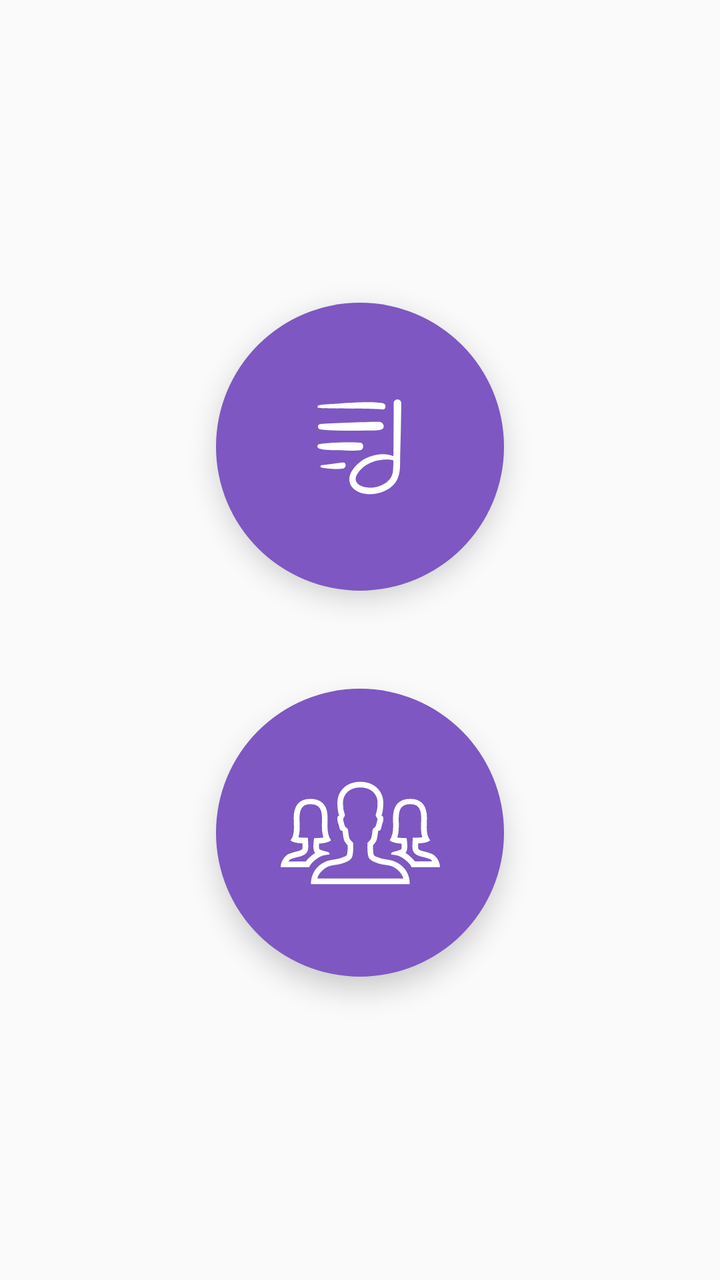
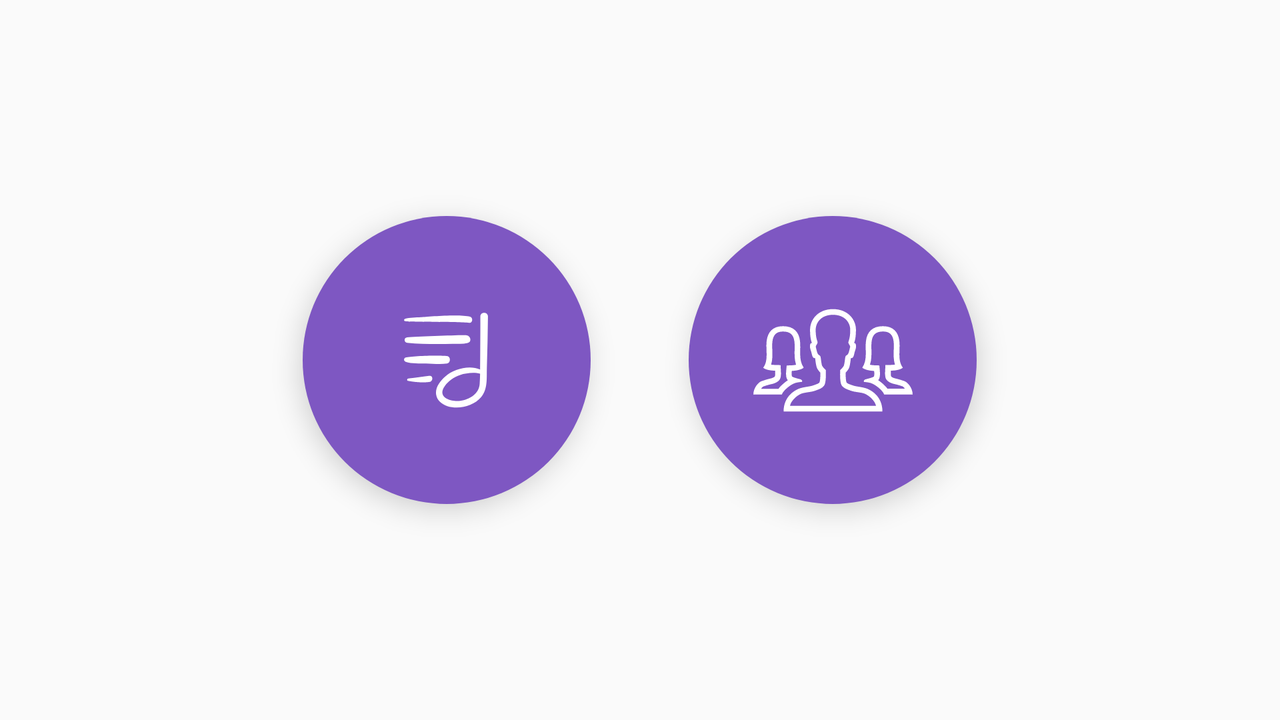

Two renders of one Android screen. The first uses the default layout on a phone; the second uses the alternative layout the repository ships for a different screen configuration, on a matching device. The two XML files are below.
<!-- AndroidManifest.xml: application theme AppTheme -->
<!-- res/layout/activity_library.xml -->
<?xml version="1.0" encoding="utf-8"?>
<RelativeLayout xmlns:android="http://schemas.android.com/apk/res/android"
    xmlns:tools="http://schemas.android.com/tools"
    android:layout_width="match_parent"
    android:layout_height="match_parent"
    tools:context="com.example.androind.myaudio.activity.LibraryActivity">

    
    <View
        android:id="@+id/anchor_view"
        android:layout_width="1dp"
        android:layout_height="1dp"
        android:layout_centerInParent="true" />

    
    <ImageButton
        android:id="@+id/songs_button"
        style="@style/LibraryButton"
        android:layout_above="@id/anchor_view"
        android:layout_centerHorizontal="true"
        android:layout_marginBottom="@dimen/library_button_center_margin"
        android:contentDescription="@string/ic_media"
        android:src="@drawable/ic_songs" />

    
    <ImageButton
        android:id="@+id/singers_button"
        style="@style/LibraryButton"
        android:layout_below="@id/anchor_view"
        android:layout_centerHorizontal="true"
        android:layout_marginTop="@dimen/library_button_center_margin"
        android:contentDescription="@string/ic_singers"
        android:src="@drawable/ic_singers" />
</RelativeLayout>
<!-- resources referenced by this layout -->
<resources>
  <dimen name="library_button_center_margin">24dp</dimen>
  <!-- drawable ic_singers: vector/xml drawable (drawable, 4088 chars, omitted) -->
  <!-- drawable ic_songs (drawable) -->
  <vector android:height="48dp" android:viewportHeight="91.0"
      android:viewportWidth="91.0" android:width="48dp" xmlns:android="http://schemas.android.com/apk/res/android">
      <path android:fillColor="#FF000000" android:pathData="M77.24,54.55c-10.52,-4.53 -25.27,-0.32 -33.22,6.68c-4.72,4.16 -9.51,10.26 -8.51,16.94c0.84,5.66 5.44,9.34 10.61,11.02c10.57,3.44 24.73,0.11 32.01,-8.46c6.49,-7.64 5.21,-18.46 5.48,-27.82c0.48,-16.23 0.88,-32.46 1.02,-48.69c0.04,-4.63 -7.23,-4.64 -7.2,0C77.5,16.24 77.28,49.77 77.24,54.55zM58.53,84.21C49.87,85.47 35.87,81.35 43.66,70.26c3.51,-4.99 8.85,-8.75 14.63,-10.57c5.48,-1.72 12.89,-2.77 18.9,-1.18c-0.06,3.26 -0.18,6.51 -0.4,9.75C76.14,77.72 67.11,82.95 58.53,84.21z"/>
      <path android:fillColor="#FF000000" android:pathData="M8.87,65.29c6.45,1.21 13.68,1.82 20.22,1.05c3.72,-0.44 3.74,-6.34 0,-5.87c-6.65,0.82 -13.23,1.89 -19.91,2.55C7.99,63.14 7.49,65.03 8.87,65.29z"/>
      <path android:fillColor="#FF000000" android:pathData="M6.62,47.22c5.95,1.94 13.23,1.41 19.45,1.58c6.48,0.19 13.48,1.05 19.88,0.03c3.47,-0.56 3.54,-6.59 0,-7.08c-6.44,-0.89 -33.31,-0.33 -39.33,1.43C4.58,43.77 4.67,46.58 6.62,47.22z"/>
      <path android:fillColor="#FF000000" android:pathData="M64.36,22.11c-4.55,-0.46 -46.84,1.4 -56.19,1.88c-3.44,0.18 -3.3,4.87 0,5.24c9.53,1.09 19.26,1.16 28.84,1.17c4.68,0 9.37,-0.05 14.05,-0.16c4.68,-0.11 9.7,0.18 14.28,-0.86C69.7,28.4 68.26,22.5 64.36,22.11z"/>
      <path android:fillColor="#FF000000" android:pathData="M67.63,4.38c-9.77,-2.62 -41.02,0.09 -46.3,0.5C16.34,5.26 10.69,5.04 5.91,6.54c-0.99,0.31 -1.08,1.83 0,2.09c4.64,1.14 50.84,0.26 60.93,1.59C70.21,10.66 70.78,5.23 67.63,4.38z"/>
  </vector>
  <string name="ic_media">Media icon</string>
  <string name="ic_singers">Singers icon</string>
  <style name="LibraryButton">
          <item name="android:layout_width">@dimen/library_button_dimen</item>
          <item name="android:layout_height">@dimen/library_button_dimen</item>
          <item name="android:tint">@android:color/white</item>
          <item name="android:background">@drawable/library_button_background</item>
          <item name="android:foreground">?attr/selectableItemBackgroundBorderless</item>
          <item name="android:elevation">@dimen/library_button_elevation</item>
      </style>
  <style name="AppTheme" parent="Theme.AppCompat.Light.DarkActionBar">
          
          <item name="colorPrimary">@color/colorPrimary</item>
          <item name="colorPrimaryDark">@color/colorPrimaryDark</item>
          <item name="colorAccent">@color/colorAccent</item>
      </style>
  <dimen name="library_button_dimen">144dp</dimen>
  <!-- drawable library_button_background (drawable) -->
  <?xml version="1.0" encoding="utf-8"?>
  <shape xmlns:android="http://schemas.android.com/apk/res/android"
      android:shape="rectangle">
      <solid android:color="@color/library_button_background"/>
      <corners
          android:bottomRightRadius="@dimen/library_button_corner"
          android:bottomLeftRadius="@dimen/library_button_corner"
          android:topLeftRadius="@dimen/library_button_corner"
          android:topRightRadius="@dimen/library_button_corner"/>
  </shape>
  <dimen name="library_button_elevation">8dp</dimen>
  <color name="colorPrimary">#673AB7</color>
  <color name="colorPrimaryDark">#512DA8</color>
  <color name="colorAccent">#7C4DFF</color>
  <color name="library_button_background">#7E57C2</color>
  <dimen name="library_button_corner">72dp</dimen>
</resources>
<!-- res/layout-land/activity_library.xml (the repository's variant of the layout above) -->
<!-- drawn on the phone turned sideways -->
<?xml version="1.0" encoding="utf-8"?>
<RelativeLayout xmlns:android="http://schemas.android.com/apk/res/android"
    xmlns:tools="http://schemas.android.com/tools"
    android:layout_width="match_parent"
    android:layout_height="match_parent"
    tools:context="com.example.androind.myaudio.activity.LibraryActivity">

    
    <View
        android:id="@+id/anchor_view"
        android:layout_width="1dp"
        android:layout_height="1dp"
        android:layout_centerInParent="true" />

    
    <ImageButton
        android:id="@+id/songs_button"
        style="@style/LibraryButton"
        android:layout_centerVertical="true"
        android:layout_marginRight="@dimen/library_button_center_margin"
        android:layout_toLeftOf="@id/anchor_view"
        android:contentDescription="@string/ic_media"
        android:src="@drawable/ic_songs" />

    
    <ImageButton
        android:id="@+id/singers_button"
        style="@style/LibraryButton"
        android:layout_centerVertical="true"
        android:layout_marginLeft="@dimen/library_button_center_margin"
        android:layout_toRightOf="@id/anchor_view"
        android:contentDescription="@string/ic_singers"
        android:src="@drawable/ic_singers" />

</RelativeLayout>
